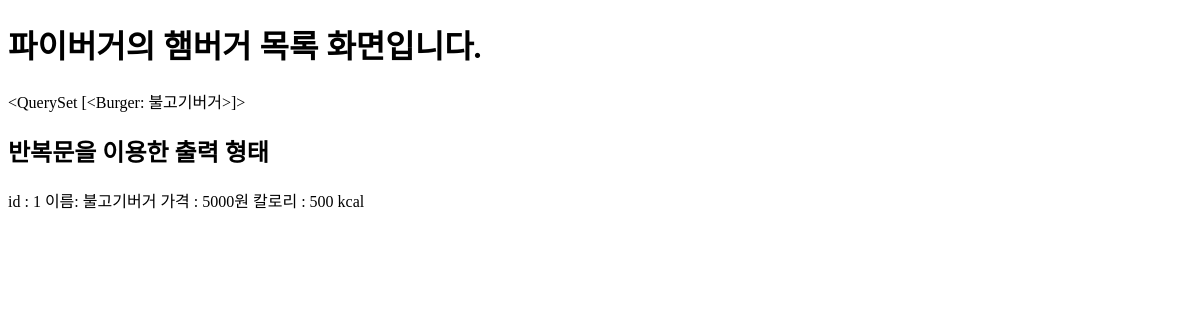
The app's page /burgers/, older data.
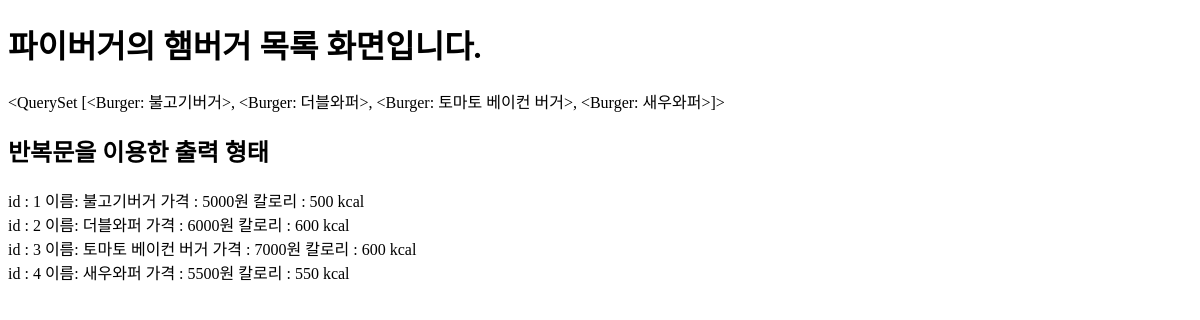
The same page, newer data.
### burgers/models.py (models this page shows)
class Burger(models.Model):
    name = models.CharField(max_length=100)
    price = models.IntegerField(default=0)
    calories = models.IntegerField(default=0)
    def __str__(self):
        return self.name

### pyburger/views.py (the view)
# urls.py: path('burgers/',burger_list),
def burger_list(request):
    burgers = Burger.objects.all()
    print("전체 햄버거 목록:", burgers)
    context = {'burgers': burgers}
    return render(request, 'burger_list.html', context)

### templates/burger_list.html (shortened to what this page needs)
<!DOCTYPE html>
<html lang="en">
<head>
</head>
<body>
    <h1>파이버거의 햄버거 목록 화면입니다.</h1>
    <div>{{ burgers }}</div>
    <h2>반복문을 이용한 출력 형태</h2>
    {% for item in burgers %}
        <div>
            id : {{ item.id }}
            이름: {{ item.name }}
            가격 : {{item.price  }}원
            칼로리 : {{ item.calories }} kcal
        </div>
    {% endfor %}
</body>
</html>

Row changes from the older to the newer data that the page shows:
computed for Burger "불고기버거": name.name "<QuerySet [<Burger: 불고기버거>]>" → "<QuerySet [<Burger: 불고기버거>, <Burger: 더블와퍼>, <Burger: 토마토 베이컨 버거>, <Burger: 새우와퍼>]>"
added Burger: id "2", name "더블와퍼", price "6000", calories "600"
added Burger: id "3", name "토마토 베이컨 버거", price "7000", calories "600"
added Burger: id "4", name "새우와퍼", price "5500", calories "550"
